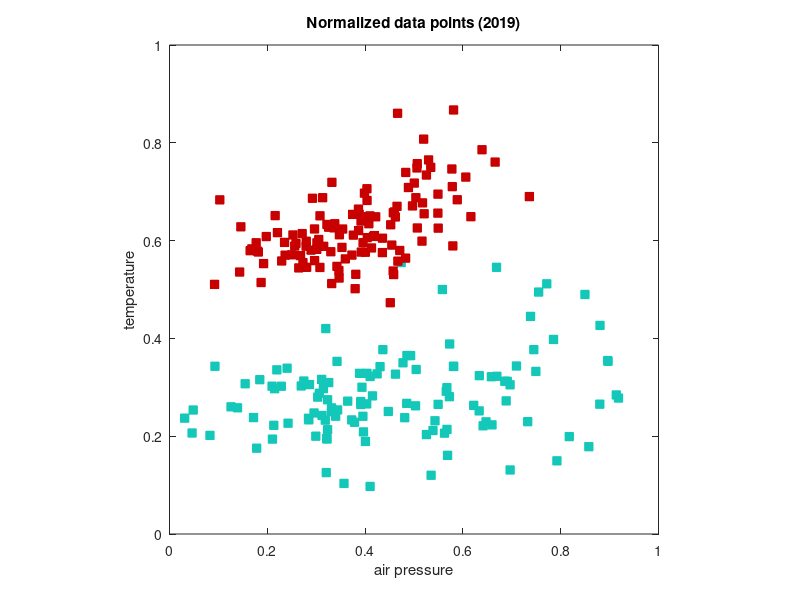
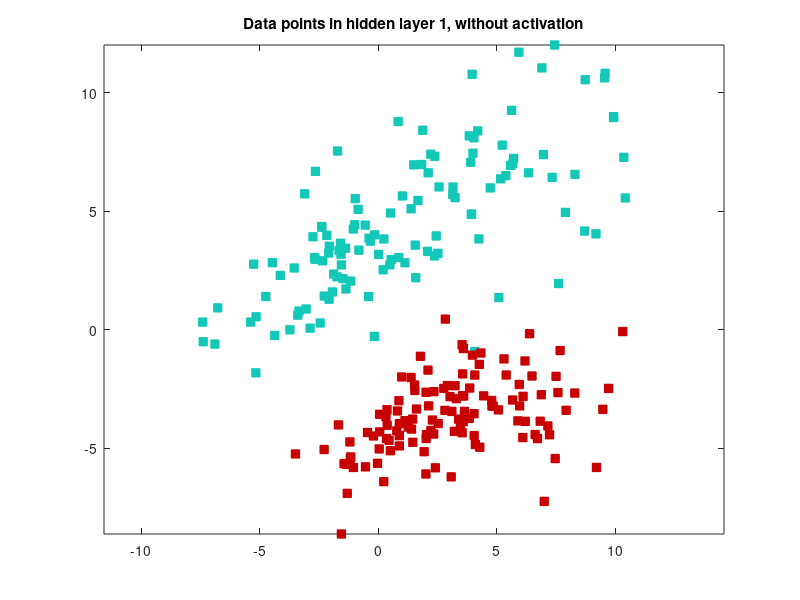

These charts were generated, in order, by the following MATLAB code: (Note: this script raises an error after producing the figures.)
% Classify weather data from various months measured in Kumpula.
%
% Column 1: Cloud amount	1/8
% Column 2: Pressure (msl)	hPa
% Column 3: Relative humidity	%
% Column 4: Precipitation intensity	mm/h
% Column 5: Snow depth	cm
% Column 6: Air temperature	degC
% Column 7: Dew-point temperature	degC
% Column 8: Horizontal visibility	m
% Column 9: Wind direction	deg
% Column 10: Gust speed	m/s
% Column 11: Wind speed	m/s
%
% Samuli Siltanen 2021
% Modified by Siiri Rautio 2024

clear all
close all

% Graphical parameters
color_summer = [200 0 0]/255;
color_fall   = [255 124 45]/255;
color_winter = [0 0 255]/255;
color_spring = [20 200 185]/255;
msize = 6;

% Load precomputed neural net weights and biases.
load data/NN_parameters W2 b2 W3 b3 W4 b4

%% Picture 1, April and July normalized temperatures and air pressures in 
% 2015 - 2019

% Load normalized data
load ML_Higham_applied2weather/Highamdata x1 x2 y
len = length(x1);

% Plot data
figure(1)
clf
for iii = 1:len
    if y(1,iii)>0 % spring
        plot(x1(iii),x2(iii),'bs','markersize',msize,'color',color_spring,'markerfacecolor',color_spring);
    else % summer
        plot(x1(iii),x2(iii),'bs','markersize',msize,'color',color_summer,'markerfacecolor',color_summer);
    end   
    hold on
end
xlabel('air pressure')
ylabel('temperature')
axis([0 1 0 1])
axis square
title('Normalized data points (2019)')

%% Picture 2, apply weight matrix and bias of first hidden layer

% Re-arrange the data so that each column of a 2x60 matrix has the
% x1-coordinate of a data point in the first row and x2-coordinate in the
% second row
tmp = [x1(:).';x2(:).'];

% Multiply by weight matrix.
W2x = W2*tmp;

% Transpose the result so that again first column is for x1-coordinates and
% second column for x2-coordinates
W2x = W2x.';

% Pick out the coordinates of the rotated data values
W2x1 = W2x(:,1); %spring
W2x2 = W2x(:,2); %summer

% Add bias
W2x1b = W2x1+b2(1);
W2x2b = W2x2+b2(2);

% Plot the data
figure(2)
clf
for iii = 1:len
    if y(1,iii)>0   % spring
        plot(W2x1b(iii),W2x2b(iii),'bs','markersize',msize,'color',color_spring,'markerfacecolor',color_spring);
    else            % summer
        plot(W2x1b(iii),W2x2b(iii),'bs','markersize',msize,'color',color_summer,'markerfacecolor',color_summer);
    end
    hold on
end
axis equal
title('Data points in hidden layer 1, without activation')


%% Picture 3, apply activation function
output_hlayer1a = sigmoid(W2x1b);
output_hlayer1b = sigmoid(W2x2b);

% Plot the data
figure(3)
clf
for iii = 1:len
    if y(1,iii)>0
    plot(output_hlayer1a(iii),output_hlayer1b(iii),'bs','markersize',msize,'color',color_spring,'markerfacecolor',color_spring);
    else
        plot(output_hlayer1a(iii),output_hlayer1b(iii),'bs','markersize',msize,'color',color_summer,'markerfacecolor',color_summer);
    end
    hold on
end
axis equal
title('Data points in layer 2, with activation')



